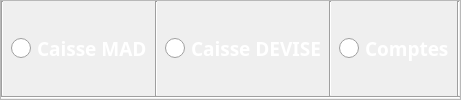
              <widget class="QFrame" name="frame_16">
               <property name="minimumSize">
                <size>
                 <width>0</width>
                 <height>31</height>
                </size>
               </property>
               <property name="maximumSize">
                <size>
                 <width>16777215</width>
                 <height>16777215</height>
                </size>
               </property>
               <property name="font">
                <font>
                 <pointsize>12</pointsize>
                </font>
               </property>
               <property name="frameShape">
                <enum>QFrame::StyledPanel</enum>
               </property>
               <property name="frameShadow">
                <enum>QFrame::Raised</enum>
               </property>
               <layout class="QVBoxLayout" name="verticalLayout_8">
                <property name="spacing">
                 <number>0</number>
                </property>
                <property name="leftMargin">
                 <number>0</number>
                </property>
                <property name="topMargin">
                 <number>0</number>
                </property>
                <property name="rightMargin">
                 <number>0</number>
                </property>
                <property name="bottomMargin">
                 <number>0</number>
                </property>
                <item>
                 <layout class="QHBoxLayout" name="horizontalLayout_6">
                  <property name="spacing">
                   <number>7</number>
                  </property>
                  <property name="sizeConstraint">
                   <enum>QLayout::SetFixedSize</enum>
                  </property>
                  <item>
                   <widget class="Line" name="line_7">
                    <property name="orientation">
                     <enum>Qt::Vertical</enum>
                    </property>
                   </widget>
                  </item>
                  <item>
                   <widget class="QRadioButton" name="cM">
                    <property name="font">
                     <font>
                      <family>Bodoni MT</family>
                      <pointsize>14</pointsize>
                      <weight>75</weight>
                      <bold>true</bold>
                     </font>
                    </property>
                    <property name="styleSheet">
                     <string notr="true">QRadioButton{
color: rgb(255, 255, 255);}

QRadioButton:indicator{width : 20px;
height : 20px;}</string>
                    </property>
                    <property name="text">
                     <string>Caisse MAD</string>
                    </property>
                   </widget>
                  </item>
                  <item>
                   <widget class="Line" name="line_6">
                    <property name="orientation">
                     <enum>Qt::Vertical</enum>
                    </property>
                   </widget>
                  </item>
                  <item>
                   <widget class="QRadioButton" name="cR">
                    <property name="font">
                     <font>
                      <family>Bodoni MT</family>
                      <pointsize>14</pointsize>
                      <weight>75</weight>
                      <bold>true</bold>
                     </font>
                    </property>
                    <property name="styleSheet">
                     <string notr="true">QRadioButton{
color: rgb(255, 255, 255);}

QRadioButton:indicator{width : 20px;
height : 20px;}
</string>
                    </property>
                    <property name="text">
                     <string>Caisse DEVISE</string>
                    </property>
                   </widget>
                  </item>
                  <item>
                   <widget class="Line" name="line_5">
                    <property name="orientation">
                     <enum>Qt::Vertical</enum>
                    </property>
                   </widget>
                  </item>
                  <item>
                   <widget class="QRadioButton" name="cBox">
                    <property name="font">
                     <font>
                      <family>Bodoni MT</family>
                      <pointsize>14</pointsize>
                      <weight>75</weight>
                      <bold>true</bold>
                     </font>
                    </property>
                    <property name="styleSheet">
                     <string notr="true">QRadioButton{
color: rgb(255, 255, 255);}

QRadioButton:indicator{width : 20px;
height : 20px;}</string>
                    </property>
                    <property name="text">
                     <string>Comptes</string>
                    </property>
                   </widget>
                  </item>
                  <item>
                   <widget class="Line" name="line_8">
                    <property name="orientation">
                     <enum>Qt::Vertical</enum>
                    </property>
                   </widget>
                  </item>
                 </layout>
                </item>
                <item>
                 <widget class="Line" name="line_9">
                  <property name="orientation">
                   <enum>Qt::Horizontal</enum>
                  </property>
                 </widget>
                </item>
               </layout>
              </widget>
